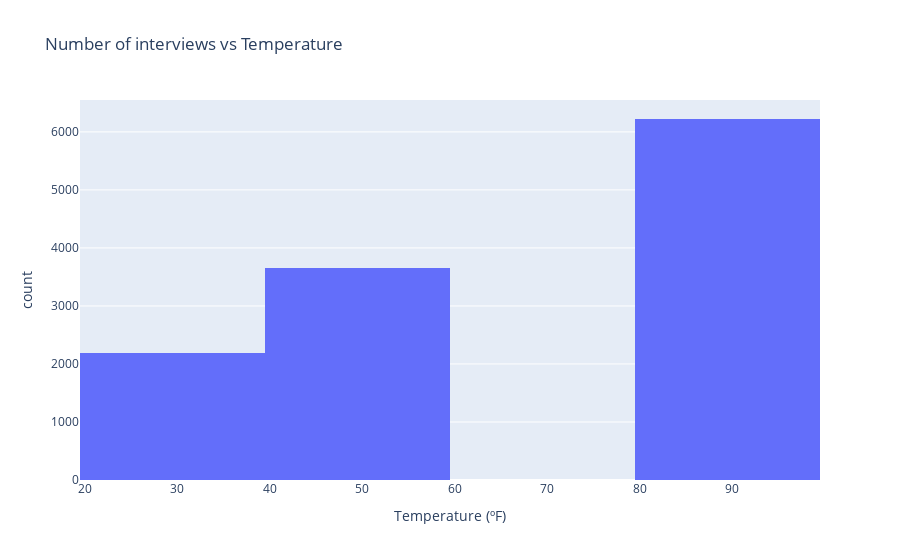

The notebook cell this image was saved under:
### Markdown cell above
### 6. Use a histogram to visualize the temperature column.

### Code cell
# Histogram of number of interviews vs Temperature
px.histogram(data,"temperature", title="Number of interviews vs Temperature", labels={"temperature":"Temperature (ºF)"})

### Figure 1 — Plotly figure (JSON) as saved in the notebook; plotly's stock layout.template omitted (floating-point values rounded to 4 significant figures; data arrays with more than 128 entries replaced by an {"elided": "..."} marker saying what was removed)
{"data": [{"alignmentgroup": "True", "bingroup": "x", "hovertemplate": "Temperature (ºF)=%{x}<br>count=%{y}<extra></extra>", "legendgroup": "", "marker": {"color": "#636efa", "pattern": {"shape": ""}}, "name": "", "offsetgroup": "", "orientation": "v", "showlegend": false, "type": "histogram", "x": {"elided": "12079 int values"}, "xaxis": "x", "yaxis": "y"}], "layout": {"barmode": "relative", "legend": {"tracegroupgap": 0}, "title": {"text": "Number of interviews vs Temperature"}, "xaxis": {"anchor": "y", "domain": [0, 1], "title": {"text": "Temperature (ºF)"}}, "yaxis": {"anchor": "x", "domain": [0, 1], "title": {"text": "count"}}}}
